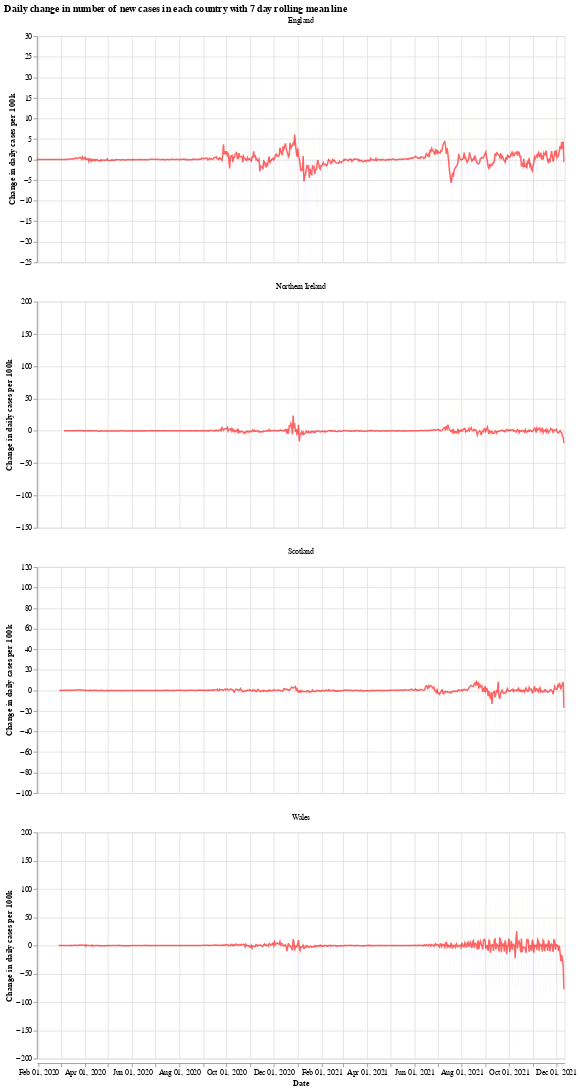

Here is the notebook cell this chart was saved with:
### Markdown cell above
We will use the Python library `Altair` for visualising the data, see the [altair docs](https://altair-viz.github.io/) for more information.

First we have a graph which shows the daily change in the number of new cases for each country. This number jumps up and down all over the place, which is likely due to delay in reporting of new cases over the weekend. Another interesting thing is that it looks like the daily cases in Wales experienced a much shorter period of calm over the summer (calm in the sense of daily cases not jumping up and down).

The orange bars are days when the number of new cases (per 100k population) was more than the previous day, while the blue are days when the number of new cases dropped. The red line is the 7 day moving average. 

When the moving average line is below 0, it means that there is a consistent drop in new cases. We can see this clearly happening around the times that lockdowns were introduced (though, to varying degrees). I will update the graphs soon with a marker of when each lockdown started.

### Code cell
# collapse
import altair as alt

bars = alt.Chart(uk_cases).mark_bar().encode(
    x=alt.X("yearmonthdate(date):T", axis=alt.Axis(title='Date')),
    y=alt.Y("casesChangeRate:Q", axis=alt.Axis(title='Change in daily cases per 100k')),
    tooltip='casesChange',
    color=alt.condition(
        alt.datum.casesChangeRate > 0,
        alt.value("orange"),  # The positive color
        alt.value("blue")  # The negative color
    )
).properties(title='Daily change in number of new cases with 7 day rolling mean',width=700).interactive()

line = alt.Chart(uk_cases).mark_line(
    color='red',
    size=2,
    opacity=0.6
).transform_window(
    rolling_mean='mean(casesChangeRate)',
    frame=[0, 7],
    groupby=['areaName']
).encode(
    x='yearmonthdate(date):T',
    y='rolling_mean:Q'
)

alt.layer(bars, line, data=uk_cases).facet(alt.Column(
    'areaName', title=''), columns=1).resolve_scale(y='independent').properties(title='Daily change in number of new cases in each country with 7 day rolling mean line')

### Figure 1 — Vega-Lite specification as saved in the notebook (floating-point values rounded to 4 significant figures; data arrays with more than 128 entries replaced by an {"elided": "..."} marker saying what was removed)
{"config": {"view": {"continuousWidth": 400, "continuousHeight": 300}}, "data": {"name": "data-c2e3cf444278de2815d2664423a02eab"}, "facet": {"type": "nominal", "field": "areaName", "title": ""}, "spec": {"layer": [{"mark": "bar", "encoding": {"color": {"condition": {"value": "orange", "test": "(datum.casesChangeRate > 0)"}, "value": "blue"}, "tooltip": {"type": "quantitative", "field": "casesChange"}, "x": {"type": "temporal", "axis": {"title": "Date"}, "field": "date", "timeUnit": "yearmonthdate"}, "y": {"type": "quantitative", "axis": {"title": "Change in daily cases per 100k"}, "field": "casesChangeRate"}}, "selection": {"selector001": {"type": "interval", "bind": "scales", "encodings": ["x", "y"]}}, "title": "Daily change in number of new cases with 7 day rolling mean", "width": 700}, {"mark": {"type": "line", "color": "red", "opacity": 0.6, "size": 2}, "encoding": {"x": {"type": "temporal", "field": "date", "timeUnit": "yearmonthdate"}, "y": {"type": "quantitative", "field": "rolling_mean"}}, "transform": [{"window": [{"op": "mean", "field": "casesChangeRate", "as": "rolling_mean"}], "frame": [0, 7], "groupby": ["areaName"]}]}]}, "columns": 1, "resolve": {"scale": {"y": "independent"}}, "title": "Daily change in number of new cases in each country with 7 day rolling mean line", "$schema": "https://vega.github.io/schema/vega-lite/v4.8.1.json", "datasets": {"data-c2e3cf444278de2815d2664423a02eab": {"elided": "2636 records"}}}
